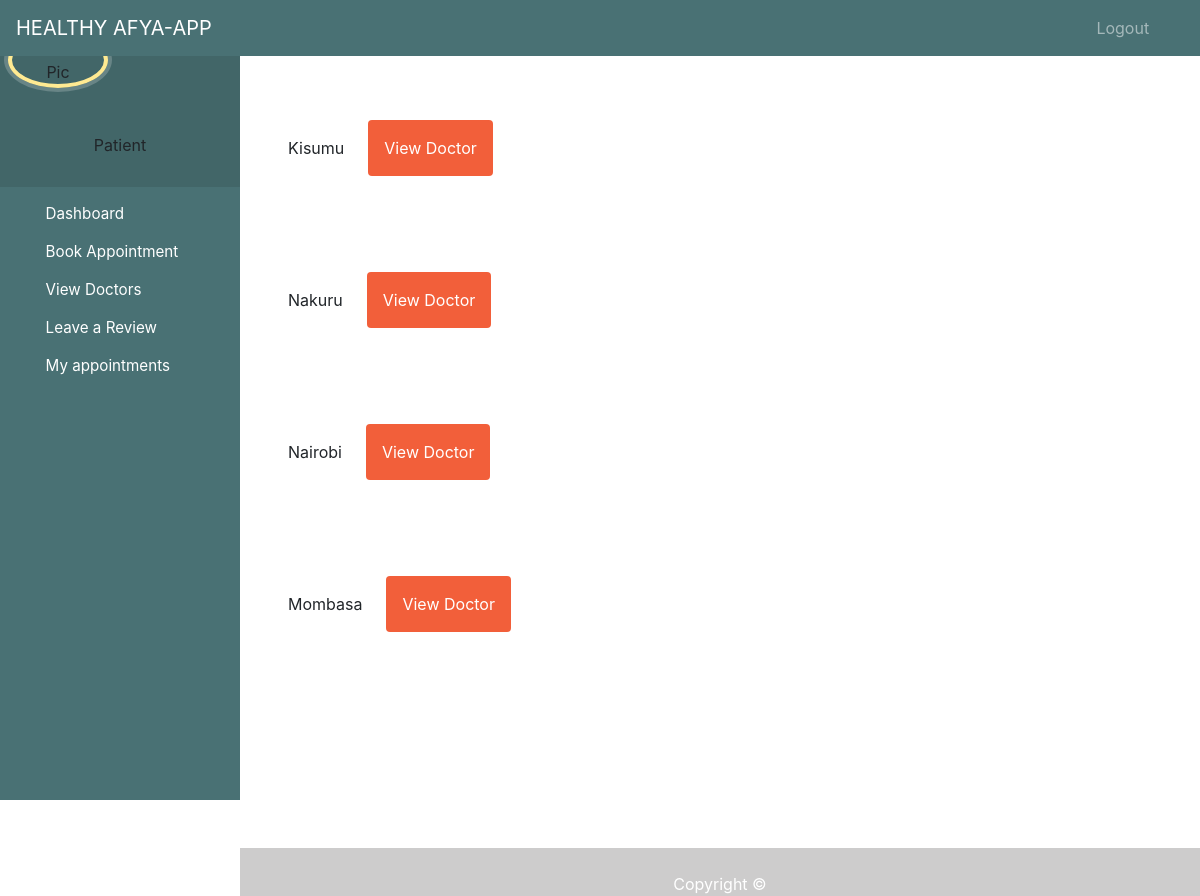
Page /patient/dashboard/content/book-appointment on the committed database.
### bookingapp/models.py (models this page shows)
class County(models.Model):
    NBI = 'Nairobi'
    MSA = 'Mombasa'
    NKR = 'Nakuru'
    KSM = 'Kisumu'
    COUNTY_OPTIONS = [
        (NBI, 'Nairobi'),
        (MSA, 'Mombasa'),
         (NKR, 'Nakuru'),
        (KSM, 'Kisumu'),
    ]
    county = models.CharField(max_length=255, choices=COUNTY_OPTIONS, null=True)
    def __str__(self):
        return self.county

### bookingapp/views.py (the view)
# urls.py: path('patient/dashboard/content/book-appointment', views.book_appointment, name= 'book-appointment'),
def book_appointment(request):
    counties = County.objects.all()
    return render(request, 'patient/book_appointment.html',{'counties': counties})

### bookingapp/templates/patient/book_appointment.html (shortened to what this page needs)
{% extends 'patient/dashboard.html' %}
{% load tailwind_tags %}
{% block content %}
<!DOCTYPE html>
<html lang="en">
<head>
    {% tailwind_css %}
</head>
<body>
    {% for county in counties %}
    <div class="relative container mx-auto p-6">
        <div class="flex space-x-6 p-6">
    <li class="flex items-center justify-between"> <a href="{% url 'county' county.id %}">{{ county }} </a></li>
    <a href="{% url 'doctor-by-county' county.id %}" class="p-3 px-6 pt-2 text-white bg-brightRed rounded baseline hover:bg-brightRedLight">
        View Doctor
    </a>
   </div>
</div>
    {% endfor %}
</body>
</html>
{% endblock %}

### rows in the picture
County: county "Kisumu"
County: county "Nakuru"
County: county "Nairobi"
County: county "Mombasa"
